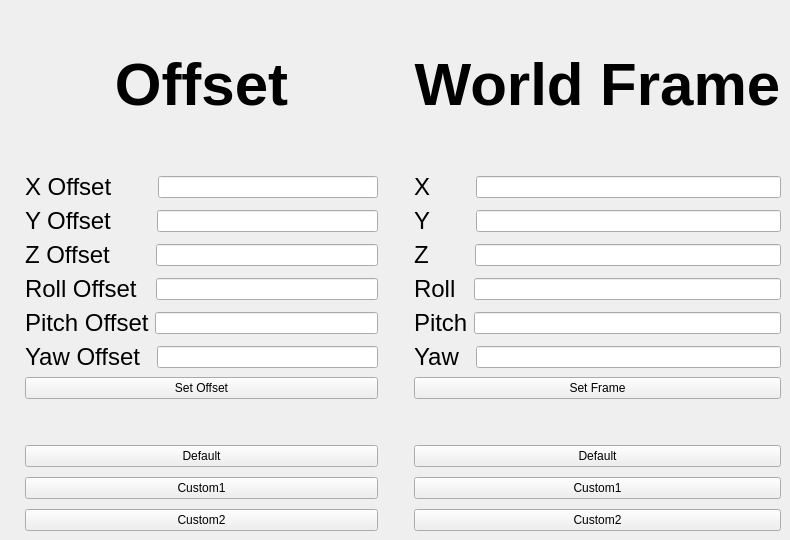
    <widget class="QWidget" name="Offsets">
     <attribute name="title">
      <string>Offsets</string>
     </attribute>
     <widget class="QWidget" name="layoutWidget">
      <property name="geometry">
       <rect>
        <x>10</x>
        <y>0</y>
        <width>771</width>
        <height>531</height>
       </rect>
      </property>
      <layout class="QHBoxLayout" name="horizontalLayout_36">
       <property name="leftMargin">
        <number>0</number>
       </property>
       <item>
        <layout class="QVBoxLayout" name="verticalLayout_25">
         <property name="leftMargin">
          <number>15</number>
         </property>
         <property name="topMargin">
          <number>0</number>
         </property>
         <property name="rightMargin">
          <number>15</number>
         </property>
         <item>
          <widget class="QLabel" name="offset_Label">
           <property name="font">
            <font>
             <pointsize>45</pointsize>
             <weight>75</weight>
             <bold>true</bold>
            </font>
           </property>
           <property name="text">
            <string>Offset</string>
           </property>
           <property name="alignment">
            <set>Qt::AlignCenter</set>
           </property>
           <property name="wordWrap">
            <bool>false</bool>
           </property>
           <property name="margin">
            <number>0</number>
           </property>
          </widget>
         </item>
         <item>
          <layout class="QVBoxLayout" name="verticalLayout_16">
           <item>
            <layout class="QVBoxLayout" name="verticalLayout_14">
             <property name="spacing">
              <number>6</number>
             </property>
             <item>
              <layout class="QHBoxLayout" name="horizontalLayout_25">
               <property name="spacing">
                <number>46</number>
               </property>
               <item>
                <widget class="QLabel" name="xOffsetLabel">
                 <property name="font">
                  <font>
                   <pointsize>18</pointsize>
                  </font>
                 </property>
                 <property name="text">
                  <string>X Offset</string>
                 </property>
                </widget>
               </item>
               <item>
                <widget class="QLineEdit" name="xOffsetLineEdit"/>
               </item>
              </layout>
             </item>
             <item>
              <layout class="QHBoxLayout" name="horizontalLayout_26">
               <property name="spacing">
                <number>46</number>
               </property>
               <item>
                <widget class="QLabel" name="yOffsetLabel">
                 <property name="font">
                  <font>
                   <pointsize>18</pointsize>
                  </font>
                 </property>
                 <property name="text">
                  <string>Y Offset</string>
                 </property>
                </widget>
               </item>
               <item>
                <widget class="QLineEdit" name="yOffsetLineEdit"/>
               </item>
              </layout>
             </item>
             <item>
              <layout class="QHBoxLayout" name="horizontalLayout_27">
               <property name="spacing">
                <number>46</number>
               </property>
               <item>
                <widget class="QLabel" name="zOffsetLabel">
                 <property name="font">
                  <font>
                   <pointsize>18</pointsize>
                  </font>
                 </property>
                 <property name="text">
                  <string>Z Offset</string>
                 </property>
                </widget>
               </item>
               <item>
                <widget class="QLineEdit" name="zOffsetLineEdit"/>
               </item>
              </layout>
             </item>
            </layout>
           </item>
           <item>
            <layout class="QHBoxLayout" name="horizontalLayout_41">
             <property name="spacing">
              <number>19</number>
             </property>
             <item>
              <widget class="QLabel" name="rollOffsetLabel">
               <property name="font">
                <font>
                 <pointsize>18</pointsize>
                </font>
               </property>
               <property name="text">
                <string>Roll Offset</string>
               </property>
              </widget>
             </item>
             <item>
              <widget class="QLineEdit" name="rollOffsetLineEdit"/>
             </item>
            </layout>
           </item>
           <item>
            <layout class="QHBoxLayout" name="horizontalLayout_42">
             <item>
              <widget class="QLabel" name="pitchOffsetLabel">
               <property name="font">
                <font>
                 <pointsize>18</pointsize>
                </font>
               </property>
               <property name="text">
                <string>Pitch Offset</string>
               </property>
              </widget>
             </item>
             <item>
              <widget class="QLineEdit" name="pitchOffsetLineEdit"/>
             </item>
            </layout>
           </item>
           <item>
            <layout class="QHBoxLayout" name="horizontalLayout_44">
             <property name="spacing">
              <number>16</number>
             </property>
             <item>
              <widget class="QLabel" name="yawOffsetLabel">
               <property name="font">
                <font>
                 <pointsize>18</pointsize>
                </font>
               </property>
               <property name="text">
                <string>Yaw Offset</string>
               </property>
              </widget>
             </item>
             <item>
              <widget class="QLineEdit" name="yawOffsetLineEdit"/>
             </item>
            </layout>
           </item>
           <item>
            <widget class="QPushButton" name="setOffsetButton">
             <property name="text">
              <string>Set Offset</string>
             </property>
             <property name="autoDefault">
              <bool>true</bool>
             </property>
            </widget>
           </item>
          </layout>
         </item>
         <item>
          <layout class="QVBoxLayout" name="verticalLayout_18">
           <item>
            <layout class="QVBoxLayout" name="verticalLayout_17">
             <property name="spacing">
              <number>10</number>
             </property>
             <property name="topMargin">
              <number>40</number>
             </property>
             <item>
              <widget class="QPushButton" name="defaultButton">
               <property name="text">
                <string>Default</string>
               </property>
               <property name="autoDefault">
                <bool>true</bool>
               </property>
               <property name="default">
                <bool>false</bool>
               </property>
              </widget>
             </item>
             <item>
              <widget class="QPushButton" name="custom1Button">
               <property name="text">
                <string>Custom1</string>
               </property>
               <property name="autoDefault">
                <bool>true</bool>
               </property>
              </widget>
             </item>
             <item>
              <widget class="QPushButton" name="custom2Button">
               <property name="text">
                <string>Custom2</string>
               </property>
               <property name="autoDefault">
                <bool>true</bool>
               </property>
               <property name="default">
                <bool>false</bool>
               </property>
               <property name="flat">
                <bool>false</bool>
               </property>
              </widget>
             </item>
            </layout>
           </item>
          </layout>
         </item>
        </layout>
       </item>
       <item>
        <layout class="QVBoxLayout" name="verticalLayout_26">
         <property name="leftMargin">
          <number>15</number>
         </property>
         <item>
          <widget class="QLabel" name="worldFrameLabel">
           <property name="font">
            <font>
             <pointsize>45</pointsize>
             <weight>75</weight>
             <bold>true</bold>
            </font>
           </property>
           <property name="text">
            <string>World Frame</string>
           </property>
           <property name="alignment">
            <set>Qt::AlignCenter</set>
           </property>
          </widget>
         </item>
         <item>
          <layout class="QVBoxLayout" name="verticalLayout_21">
           <property name="topMargin">
            <number>0</number>
           </property>
           <item>
            <layout class="QVBoxLayout" name="verticalLayout_22">
             <item>
              <layout class="QVBoxLayout" name="verticalLayout_23">
               <property name="spacing">
                <number>6</number>
               </property>
               <item>
                <layout class="QHBoxLayout" name="horizontalLayout_33">
                 <property name="spacing">
                  <number>46</number>
                 </property>
                 <item>
                  <widget class="QLabel" name="xFrameLabel">
                   <property name="font">
                    <font>
                     <pointsize>18</pointsize>
                    </font>
                   </property>
                   <property name="text">
                    <string>X</string>
                   </property>
                  </widget>
                 </item>
                 <item>
                  <widget class="QLineEdit" name="xFrameLineEdit"/>
                 </item>
                </layout>
               </item>
               <item>
                <layout class="QHBoxLayout" name="horizontalLayout_34">
                 <property name="spacing">
                  <number>46</number>
                 </property>
                 <item>
                  <widget class="QLabel" name="yFrameLabel">
                   <property name="font">
                    <font>
                     <pointsize>18</pointsize>
                    </font>
                   </property>
                   <property name="text">
                    <string>Y</string>
                   </property>
                  </widget>
                 </item>
                 <item>
                  <widget class="QLineEdit" name="yFrameLineEdit"/>
                 </item>
                </layout>
               </item>
               <item>
                <layout class="QHBoxLayout" name="horizontalLayout_35">
                 <property name="spacing">
                  <number>46</number>
                 </property>
                 <item>
                  <widget class="QLabel" name="zFrameLabel">
                   <property name="font">
                    <font>
                     <pointsize>18</pointsize>
                    </font>
                   </property>
                   <property name="text">
                    <string>Z</string>
                   </property>
                  </widget>
                 </item>
                 <item>
                  <widget class="QLineEdit" name="zFrameLineEdit"/>
                 </item>
                </layout>
               </item>
              </layout>
             </item>
             <item>
              <layout class="QHBoxLayout" name="horizontalLayout_45">
               <property name="spacing">
                <number>18</number>
               </property>
               <item>
                <widget class="QLabel" name="rollFrameLabel">
                 <property name="font">
                  <font>
                   <pointsize>18</pointsize>
                  </font>
                 </property>
                 <property name="text">
                  <string>Roll</string>
                 </property>
                </widget>
               </item>
               <item>
                <widget class="QLineEdit" name="rollFrameLineEdit"/>
               </item>
              </layout>
             </item>
             <item>
              <layout class="QHBoxLayout" name="horizontalLayout_46">
               <item>
                <widget class="QLabel" name="pitchFrameLabel">
                 <property name="font">
                  <font>
                   <pointsize>18</pointsize>
                  </font>
                 </property>
                 <property name="text">
                  <string>Pitch</string>
                 </property>
                </widget>
               </item>
               <item>
                <widget class="QLineEdit" name="pitchFrameLineEdit"/>
               </item>
              </layout>
             </item>
             <item>
              <layout class="QHBoxLayout" name="horizontalLayout_60">
               <property name="spacing">
                <number>16</number>
               </property>
               <item>
                <widget class="QLabel" name="yawFrameLabel">
                 <property name="font">
                  <font>
                   <pointsize>18</pointsize>
                  </font>
                 </property>
                 <property name="text">
                  <string>Yaw</string>
                 </property>
                </widget>
               </item>
               <item>
                <widget class="QLineEdit" name="yawFrameLineEdit"/>
               </item>
              </layout>
             </item>
             <item>
              <widget class="QPushButton" name="setFrameButton">
               <property name="text">
                <string>Set Frame</string>
               </property>
               <property name="autoDefault">
                <bool>true</bool>
               </property>
              </widget>
             </item>
            </layout>
           </item>
           <item>
            <layout class="QVBoxLayout" name="verticalLayout_24">
             <property name="spacing">
              <number>10</number>
             </property>
             <property name="topMargin">
              <number>40</number>
             </property>
             <item>
              <widget class="QPushButton" name="defaultFrameButton">
               <property name="text">
                <string>Default</string>
               </property>
               <property name="autoDefault">
                <bool>true</bool>
               </property>
               <property name="default">
                <bool>false</bool>
               </property>
              </widget>
             </item>
             <item>
              <widget class="QPushButton" name="customFrame1Button">
               <property name="text">
                <string>Custom1</string>
               </property>
               <property name="autoDefault">
                <bool>true</bool>
               </property>
              </widget>
             </item>
             <item>
              <widget class="QPushButton" name="customFrame2Button">
               <property name="text">
                <string>Custom2</string>
               </property>
               <property name="autoDefault">
                <bool>true</bool>
               </property>
              </widget>
             </item>
            </layout>
           </item>
          </layout>
         </item>
        </layout>
       </item>
      </layout>
     </widget>
    </widget>
